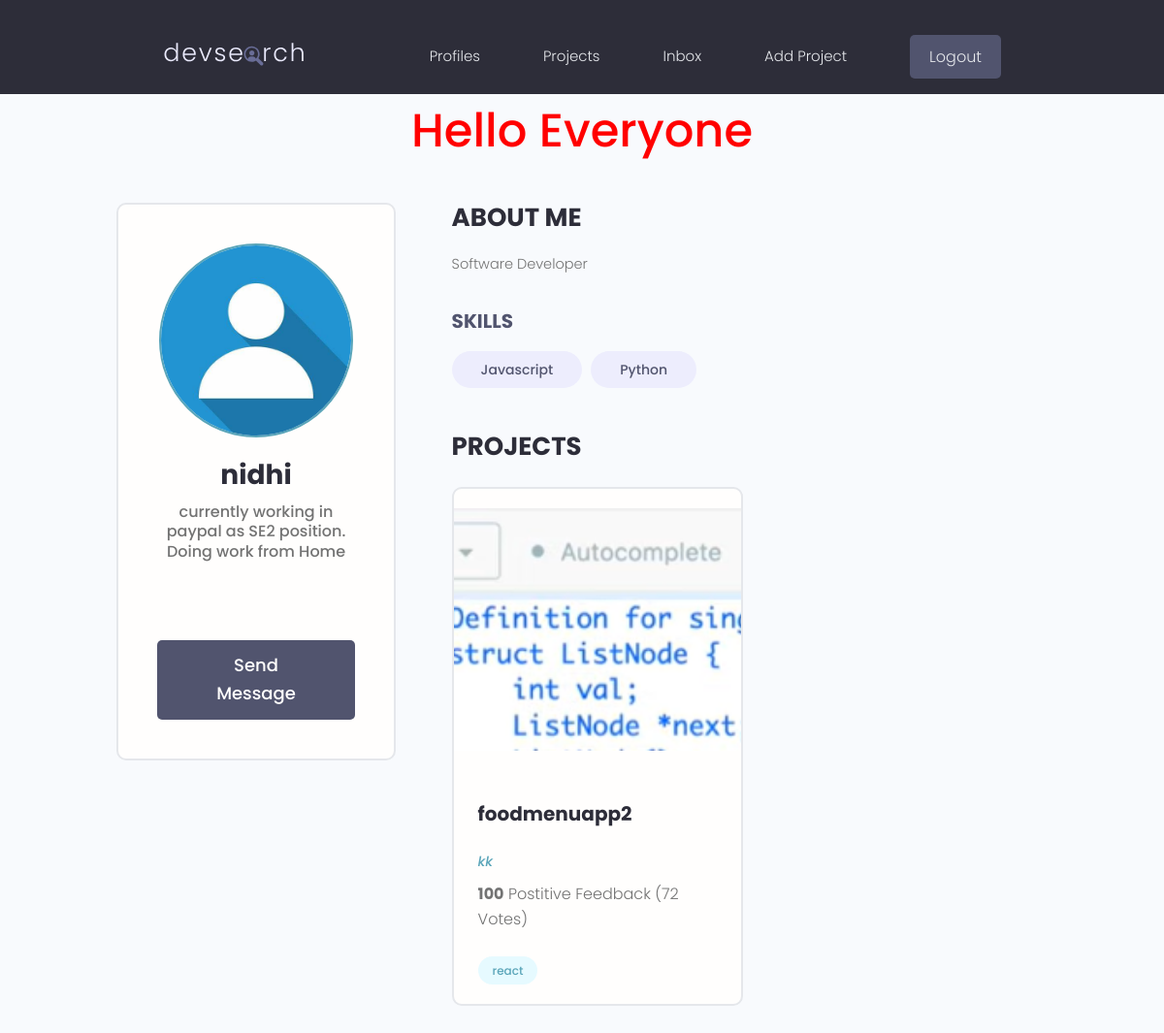
The page /profile/603c2fbe-ff65-42ec-9c31-2295abbb7c9d/ (signed in) on the database its author committed.
### userapp/models.py (models this page shows)
class profile(models.Model):
    user=models.OneToOneField(User,on_delete=models.CASCADE,null=True,blank=True)
    name=models.CharField(max_length=250,blank=True,null=True)
    username=models.CharField(max_length=250,blank=True,null=True)
    email=models.EmailField(max_length=500,blank=True,null=True)
    About=models.CharField(max_length=500,blank=True,null=True,default=" ")
    Bio=models.TextField(blank=True,null=True)
    X_link=models.CharField(null=True,blank=True,max_length=500)
    Instagram_link=models.CharField(null=True,blank=True,max_length=500)
    Profile_img=models.ImageField(null=True,blank=True,upload_to='Profiles/',default='Profiles/OIP.jpg')
    Github_link=models.CharField(null=True,blank=True,max_length=500)
    created=models.DateTimeField(auto_now_add=True)
    id=models.UUIDField(primary_key=True,editable=False,default=uuid.uuid4,unique=True)
    def __str__(self):
        return str(self.user.username)

class Skills(models.Model):
    id=models.UUIDField(default=uuid.uuid4,unique=True,primary_key=True,editable=False)
    created=models.DateTimeField(auto_now_add=True)
    owner=models.ForeignKey(profile,on_delete=models.CASCADE,null=True,blank=True)
    name=models.CharField(max_length=200,blank=True,null=True)
    desc=models.TextField()
    def __str__(self):
        return str(self.name)

### projectapp/models.py (models this page shows, shortened)
class ManageProject(models.Model):
    title=models.CharField(max_length=200)
    description=models.TextField(null=True,blank=True)
    featured_img=models.ImageField(null=True, blank=True,default='images/default.jpg')
    demo_link=models.CharField(max_length=2500,blank=True,null=True)
    created=models.DateTimeField(auto_now_add=True)
    id=models.UUIDField(primary_key=True,editable=False,default=uuid.uuid4,unique=True)
    tag=models.ManyToManyField('Tag',blank=True)
    reacts=models.IntegerField(default=0,null=True,blank=True)
    ratio=models.IntegerField(default=0,null=True,blank=True)
    projectowner=models.ForeignKey(profile,on_delete=models.SET_NULL,null=True,blank=True)

class Tag(models.Model):
    created=models.DateTimeField(auto_now_add=True)
    id = models.UUIDField(primary_key=True, editable=False, default=uuid.uuid4, unique=True)
    name = models.CharField(max_length=200)
    def __str__(self):
        return self.name

### userapp/views.py (the view)
# urls.py: path('profile/<str:pk>/',views.profilevisit,name='profilevisit'),
@login_required(login_url="login")
def profilevisit(request,pk):
    userProfile=profile.objects.get(id=pk)
    skillset=userProfile.skills_set.all
    projectset=userProfile.manageproject_set.all
    return render(request,'userapp/profilevisit.html',{'userProfile':userProfile,'skillset':skillset,'projectset':projectset})

### userapp/templates/userapp/profilevisit.html (shortened to what this page needs)
{% include 'navbar.html' %}
<h1>Hello Everyone </h1>
 <main class="profile my-md">
    <div class="container">
      <div class="layout">
        <div class="column column--1of3">
          <div class="card text-center">
            <div class="card__body dev">
              <img class="avatar avatar--xl" src="{{ userProfile.Profile_img.url }}" />
              <h2 class="dev__name">{{userProfile.name}}</h2>
              <p class="dev__title">{{userProfile.Bio}}</p>
                        <a href="#" class="btn btn--sub btn--lg">Send Message </a>
            </div>
          </div>
        </div>
        <div class="column column--2of3">
          <div class="devInfo">
            <h3 class="devInfo__title">About Me</h3>
            <p class="devInfo__about">
              {{userProfile.About}}
            </p>
          </div>
          <div class="devInfo">
            <div class="devInfo__skills">
              <h3 class="devInfo__subtitle">Skills</h3>
              <div class="devInfo__otherSkills">
                {% for skillin  in skillset %}
                <span class="tag tag--pill tag--sub tag--lg">
                  <small>{{skillin }}</small>
                </span>
                {% endfor %}
              </div>
            </div>
          </div>
          <div class="devInfo">
            <h3 class="devInfo__title">Projects</h3>
            <div class="grid grid--two">
              {% for project in projectset %}
                <div class="column">
                <div class="card project">
                  <a href="single-project.html" class="project">
                    <img class="project__thumbnail" src="{{project.featured_img.url }}" alt="project thumbnail" />
                    <div class="card__body">
                      <h3 class="project__title">{{project.title}}</h3>
                      <p><a class="project__author" href="profile.html">{{project.projectowner}}</a></p>
                      <p class="project--rating">
                        <span style="font-weight: bold;">100</span> Postitive
                        Feedback (72 Votes)
                      </p>
                      <div class="project__tags">
                        {% for tagg in project.tag.all %}
                        <span class="tag tag--pill tag--main">
                          <small>{{tagg}}</small>
                        </span>
                          {% endfor %}
                      </div>
                    </div>
                  </a>
                </div>
              </div>
            </div>
          </div>
        </div>
          {% endfor %}
      </div>
    </div>
  </main>

### static/styles/main.css (style rules this page uses)
h1 { color:red; }
p { color:blue; }
h1 { text-align: center; }
a { display: block; text-align: center; margin-top: 20px; text-decoration: none; color: blue; }

### static/styles/app.css (style rules this page uses)
:root { --color-sub: #2d2d39; }
.btn--sub { background-color: var(--color-sub-light); }
.card { border: 2px solid var(--color-light); }
img { width: 100%; }
.profile .card > .dev { padding: 4rem; }
.dev__name { color: var(--color-sub); font-size: 2.8rem; font-weight: 700; margin-top: 1rem; margin-bottom: 0.5rem; }
.dev__title { font-size: 1.6rem; font-weight: 500; line-height: 1.3; }
.devInfo { margin-bottom: 3rem; }
.devInfo__title, .devInfo__subtitle { font-size: 2.6rem; color: var(--color-sub); text-transform: uppercase; font-weight: 700; margin-bottom: 1.5rem; }
.devInfo__subtitle { font-size: 2rem; color: var(--color-sub-light); }
.devInfo__about, .devSkill__info { font-size: 1.45rem; line-height: 1.7; text-align: justify; }
.project__author { font-size: 1.4rem; font-style: italic; }
.project--rating { margin-bottom: 1.6em; margin-top: .5em; }
.project__thumbnail { height: 25rem; object-fit: cover; object-position: top center; }
.project__title { font-size: 2rem; font-weight: 700; color: var(--color-sub); }

### static/uikit/styles/modules/_variables.css (style rules this page uses)
:root { --color-main: #5aa5b9; --color-main-light: #e6faff; --color-sub: #3f4156; --color-sub-light: #51546e; --color-sub-lighter: #ededfd; --color-text: #737373; --color-gray: #8b8b8b; --color-light: #e5e7eb; --color-light-gray: #767676; --color-bg: #f8fafd; --color-white: #fffefd; --color-white-light: #f3f3f3; --color-success: #359e64; --color-success-bg: #def8e8; --color-error: #fc4b0b; --color-error-bg: #fff2ee; --font-base: 'Poppins', arial, helvetica, 'Segoe UI', roboto, ubuntu, sans-serif; --font-monospace: 'Fira Code', 'Courier New', courier, monospace; --font-regular: 300; --font-medium: 500; --font-bold: 700; --generic-shadow: 1px 1px 5px #00000010; --generic-transition: all 0.3s ease-in-out; }

### static/uikit/styles/modules/_base.css (style rules this page uses)
* { margin: 0; padding: 0; box-sizing: border-box; text-rendering: optimizeLegibility; color: inherit; font-size: inherit; }
html { font-size: 50%; }
@media only screen and (min-width: 480px) { html { font-size: 56.25%; } }
@media only screen and (min-width: 1200px) { html { font-size: 62.5%; } }
body { line-height: 1.6; font-weight: 400; font-size: 1.5rem; color: var(--color-text); background-color: var(--color-bg); min-height: 100vh; }

### static/uikit/styles/modules/_typography.css (style rules this page uses)
* { font-family: var(--font-base); }
h1 { font-size: 4.8rem; font-weight: var(--font-medium); }
h2 { font-size: 3.6rem; font-weight: var(--font-bold); }
h3 { font-size: 3.2rem; font-weight: var(--font-medium); }
p, span, strong { font-size: 1.6rem; color: var(--color-text); font-weight: var(--font-regular); }
a { padding-bottom: 2px; text-decoration: none; display: inline-block; color: var(--color-main); font-weight: var(--font-medium); }

### static/uikit/styles/modules/_utilities.css (style rules this page uses)
.container { width: 92%; max-width: 165rem; margin: 0 auto; box-sizing: border-box; }
@media screen and (min-width: 1000px) { .container { width: 90%; } }
@media screen and (min-width: 1200px) { .container { width: 80%; } }
.text-center { text-align: center; }
.my-md { margin: 3rem auto; }

### static/uikit/styles/modules/_avatar.css (style rules this page uses)
.avatar { border-radius: 50%; border: 2px solid var(--color-main); object-fit: cover; }
.avatar--xl { height: 20rem; width: 20rem; }

### static/uikit/styles/modules/_button.css (style rules this page uses)
.btn { display: inline-block; position: relative; cursor: pointer; background-color: var(--color-light); font-weight: var(--font-medium); color: var(--color-sub); text-decoration: none; padding: 1rem 2rem; border-radius: 0.5rem; border: none; width: -webkit-fit-content; width: -moz-fit-content; width: fit-content; height: -webkit-fit-content; height: -moz-fit-content; height: fit-content; font-size: 1.6rem; outline-width: 0; outline-color: transparent; -webkit-backface-visibility: hidden; backface-visibility: hidden; transition: all 0.3s ease-in-out; }
.btn--sub { background-color: var(--color-sub); color: var(--color-white); }
.btn--lg { font-size: 1.8rem; padding: 1.2rem 4.5rem; }

### static/uikit/styles/modules/_card.css (style rules this page uses)
.card { border-radius: 1rem; background-color: var(--color-white); border: 1.5px solid var(--color-light); width: auto; height: auto; margin-top: 0.5rem; margin-bottom: 0.5rem; overflow: hidden; }
.card__body, .card__header { padding: 2rem 2.5rem; }

### static/uikit/styles/modules/_layout.css (style rules this page uses)
.layout { display: flex; flex-flow: row wrap; justify-content: space-between; }
.layout > .column { margin-bottom: 3rem; }
.layout > .column.column--1of3 { flex-basis: 30%; }
.layout > .column.column--2of3 { flex-basis: 64%; }

### rows shown on the page
profile: Profile_img (picture), name "nidhi", Bio "currently working in paypal as SE2 position. Doing work from Home", About "Software Developer"
Skills: name "Javascript"
Skills: name "Python"
ManageProject: featured_img (picture), title "foodmenuapp2", projectowner "kk"
Tag: name "react"
